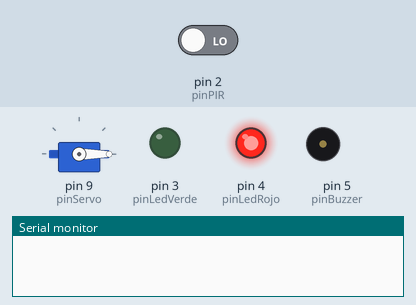
Recording of a sketch running on a simulated Arduino Uno, built with avr-gcc and run on an emulated ATmega328P. Parts: servo, output pins drawn as LEDs (lit = HIGH), buzzer (waves = sounding), the last lines printed to the serial monitor. The test bench sets the inputs (shaded band); at power-on: pin 2 (pinPIR) LOW.

Above: at 1.2 s.
1.3 s: pin 2 (pinPIR) driven HIGH
At 2.3 s:
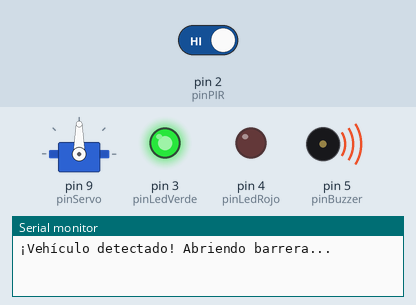
Timing chart, 0 to 8.8 s (numbered marks = the images above; inputs shaded):
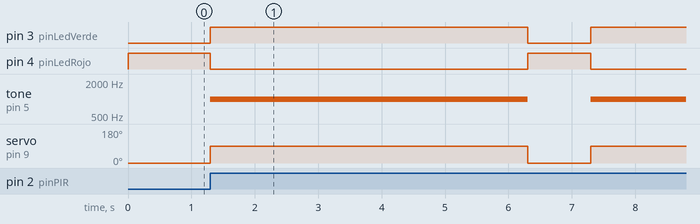

Measured:
- after the input at 1.3 s, pin 3 (pinLedVerde): LOW → HIGH at once, → LOW 5.0 s later, → HIGH 1.0 s later; pin 4 (pinLedRojo): HIGH → LOW at once, → HIGH 5.0 s later, → LOW 1.0 s later

The sketch:

main.ino
```cpp
#include <Servo.h>

const int pinPIR = 2;
const int pinServo = 9;
const int pinLedVerde = 3;
const int pinLedRojo = 4;
const int pinBuzzer = 5;

Servo barreraServo;

void setup() {
  pinMode(pinPIR, INPUT);
  pinMode(pinLedVerde, OUTPUT);
  pinMode(pinLedRojo, OUTPUT);
  pinMode(pinBuzzer, OUTPUT);

  barreraServo.attach(pinServo);

  barreraServo.write(0);
  digitalWrite(pinLedRojo, HIGH);
  digitalWrite(pinLedVerde, LOW);
  digitalWrite(pinBuzzer, LOW);

  Serial.begin(9600);
}

void loop() {
  int estadoPIR = digitalRead(pinPIR);

  if (estadoPIR == HIGH) {
    Serial.println("¡Vehículo detectado! Abriendo barrera...");

    digitalWrite(pinLedRojo, LOW);
    digitalWrite(pinLedVerde, HIGH);
    tone(pinBuzzer, 1000);

    barreraServo.write(90);

    delay(5000);

    barreraServo.write(0);

    digitalWrite(pinLedVerde, LOW);
    digitalWrite(pinLedRojo, HIGH);
    noTone(pinBuzzer);

    Serial.println("Barrera cerrada. Esperando nuevo vehículo...");

    delay(1000);
  }
}
```
